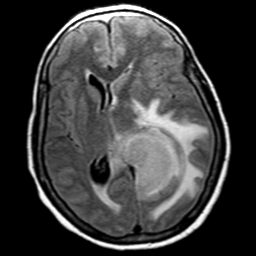
#> input picture data/Testingset/glioma/232a7fcfe950e9346c5490b903456b_big_gallery.png, 256 x 256 px; its folder holds only this picture in this run
$ python preprocesamiento.py --input ../data/Testingset/glioma --output out
#> lines starting #> are read from the running program, lines starting #| are printed output that depends on the picture; after the words box and inside, x2 and y2 are one past the last pixel; in counts of white or black regions, pixels touching at a corner belong together
#!/usr/bin/env python3
# -*- coding: utf-8 -*-
"""
Preprocesador MRI (layout por TUMOR) **SIN USAR MÁSCARAS**:
  <root>/<tumor>/**/<img>

— Recorta SOLO con bbox por contenido de la IMAGEN (no busca ni usa máscaras/borders).
— Pad a cuadrado y resize a --size.
— Normaliza por percentiles (1–99) SOLO a la imagen; (opcional) equalize.
— Ignora archivos de máscara/border presentes en el input como candidatos.
— Guarda las imágenes en <output>/<tumor>/<stem>.png (conserva estructura por clase).
— Reporte JSON con conteos básicos.

Uso típico:
  python preprocess_image_bbox_only.py ^
    --input  "C:/.../datasetlisto" ^
    --output "C:/.../datasetclean" ^
    --size 256 --equalize --verbose
"""

import argparse
import json
import sys
from pathlib import Path
from collections import Counter
from typing import List, Tuple

import numpy as np
from PIL import Image, ImageFile, ImageOps
ImageFile.LOAD_TRUNCATED_IMAGES = True

# ----------------- Configuración básica -----------------
ALLOWED_TUMORS = {'glioma', 'meningioma', 'pituitary', 'no_tumor'}
EXTS       = {'.png', '.jpg', '.jpeg', '.bmp', '.tif', '.tiff'}
OS_TRASH   = {'.DS_Store', 'Thumbs.db', 'desktop.ini'}

TUMOR_ALIASES = {
    'glioma': 'glioma', 'glio': 'glioma',
    'meningioma': 'meningioma', 'meningiomas': 'meningioma', 'meningiom': 'meningioma',
    'pituitary': 'pituitary', 'pit': 'pituitary', 'pituitaria': 'pituitary',
    'no_tumor': 'no_tumor', 'no-tumor': 'no_tumor', 'notumor': 'no_tumor', 'none': 'no_tumor', 'healthy': 'no_tumor'
}

def try_import_tqdm():
    try:
        from tqdm import tqdm
        return tqdm
    except Exception:
        def dummy(iterable, **kwargs): return iterable
        return dummy

tqdm = try_import_tqdm()

# ----------------- Utilidades de nombres -----------------
def normalize_tumor(name: str) -> str:
    key = name.strip().lower().replace(' ', '').replace('-', '_')
    key = key.replace('__', '_')
    return TUMOR_ALIASES.get(key, name.strip().lower())

def find_tumor_for(img_path: Path, root: Path) -> str:
    """Busca el tumor por los ancestros; si no lo encuentra, devuelve 'unknown'."""
    root = root.resolve()
    cur = img_path.parent.resolve()
    while True:
        if cur == cur.parent:
            break
        if str(cur).startswith(str(root)):
            tnorm = normalize_tumor(cur.name)
            if tnorm in ALLOWED_TUMORS:
                return tnorm
        if cur == root:
            break
        cur = cur.parent
    return "unknown"

def looks_like_mask_file(p: Path) -> bool:
    """Heurística para detectar máscaras/borders en el INPUT y NO contarlas como candidatos."""
    stem = p.stem.lower()
    parent = p.parent.name.lower()
    if stem.endswith("_mask") or stem.endswith("-mask") or stem.endswith(" mask"):
        return True
    if stem.endswith("_border") or stem.endswith("-border") or stem.endswith(" border"):
        return True
    if stem.endswith("_seg") or stem.endswith("-seg") or " seg " in stem:
        return True
    if stem.endswith("_label") or stem.endswith("-label") or " label " in stem:
        return True
    if stem.endswith("_msk") or stem.endswith("-msk"):
        return True
    if parent in ("mask", "masks", "seg", "segment", "segmentation", "labels", "label", "border", "borders"):
        return True
    return False

# ----------------- I/O & normalización -----------------
def load_grayscale_safe(p: Path) -> np.ndarray:
    with Image.open(p) as im:
        im = ImageOps.exif_transpose(im)
        if im.mode != 'L':
            im = im.convert('L')
        arr = np.array(im, dtype=np.uint8)
    return arr

def normalize_by_percentiles(arr_u8: np.ndarray, p_low=1.0, p_high=99.0) -> np.ndarray:
    lo = float(np.percentile(arr_u8, p_low))
    hi = float(np.percentile(arr_u8, p_high))
    if hi <= lo:
        hi = lo + 1.0
    arr = np.clip((arr_u8.astype(np.float32) - lo) / (hi - lo), 0.0, 1.0)
    arr = (arr * 255.0 + 0.5).astype(np.uint8)
    return arr

# ----------------- BBox por contenido (SOLO IMAGEN) -----------------
def crop_content_bbox(arr: np.ndarray, pct_threshold: float = 5.0, min_frac: float = 0.0005) -> Tuple[int,int,int,int]:
    """BBox por contenido (umbral dinámico). Fallback = imagen completa si no hay señal."""
    assert arr.ndim == 2, "Se espera imagen en escala de grises"
    try:
        thr = float(np.percentile(arr, pct_threshold))
    except Exception:
        thr = 0.0
    mask = arr > thr
    if mask.mean() < float(min_frac):
        try:
            thr2 = max(1.0, float(np.percentile(arr, 1.0)))
        except Exception:
            thr2 = 0.0
        mask = arr > thr2
        if mask.mean() < float(min_frac):
            return (0, 0, int(arr.shape[1]), int(arr.shape[0]))  # sin crop
    ys, xs = np.where(mask)
    if ys.size == 0 or xs.size == 0:
        return (0, 0, int(arr.shape[1]), int(arr.shape[0]))
    y0, y1 = int(ys.min()), int(ys.max())
    x0, x1 = int(xs.min()), int(xs.max())
    y0 = max(0, y0 - 2); x0 = max(0, x0 - 2)
    y1 = min(arr.shape[0] - 1, y1 + 2); x1 = min(arr.shape[1] - 1, x1 + 2)
    return (x0, y0, x1 + 1, y1 + 1)

def expand_bbox_to_min_side(x0, y0, x1, y1, min_side, H, W):
    """Expande bbox al menos a min_side por lado (si cabe)."""
    w = x1 - x0; h = y1 - y0
    if min(w, h) >= min_side:
        return x0, y0, x1, y1
    cx = (x0 + x1) // 2; cy = (y0 + y1) // 2
    half = int(round(min_side / 2.0))
    nx0 = max(0, cx - half); ny0 = max(0, cy - half)
    nx1 = min(W, cx + half); ny1 = min(H, cy + half)
    if (nx1 - nx0) < min_side:
        if nx0 == 0: nx1 = min(W, nx0 + min_side)
        elif nx1 == W: nx0 = max(0, nx1 - min_side)
    if (ny1 - ny0) < min_side:
        if ny0 == 0: ny1 = min(H, ny0 + min_side)
        elif ny1 == H: ny0 = max(0, ny1 - min_side)
    return nx0, ny0, nx1, ny1

# ----------------- Prepro de IMAGEN (sin máscara) -----------------
def preprocess_image_bbox_only(
    arr_img_u8: np.ndarray,
    size: int = 256,
    do_equalize: bool = False,
    replicate_to_rgb: bool = False,
    crop_pct_threshold: float = 5.0,
    min_side_after_crop: int = 16
) -> Image.Image:
    """
    — Bbox SOLO desde IMAGEN con percentil de contenido.
    — Pad a cuadrado + resize (BICUBIC).
    — Normalización por percentiles (1–99) y (opcional) equalize.
    """
    H, W = arr_img_u8.shape[:2]

    # 1) BBox por imagen
    x0, y0, x1, y1 = crop_content_bbox(arr_img_u8, pct_threshold=crop_pct_threshold)
    if (x1 - x0) <= 0 or (y1 - y0) <= 0:
        x0, y0, x1, y1 = 0, 0, W, H

    x0, y0, x1, y1 = expand_bbox_to_min_side(x0, y0, x1, y1, int(min_side_after_crop), H, W)

    # 2) Recorte y pad a cuadrado
    crop_img = arr_img_u8[y0:y1, x0:x1]
    h, w = crop_img.shape
    side = max(h, w)
    y_off = (side - h) // 2
    x_off = (side - w) // 2

    canvas_img = np.zeros((side, side), dtype=np.uint8)
    canvas_img[y_off:y_off + h, x_off:x_off + w] = crop_img

    # 3) Resize + normalización + opcional equalize
    if side != int(size):
        pil_img = Image.fromarray(canvas_img, mode='L').resize((size, size), resample=Image.BICUBIC)
    else:
        pil_img = Image.fromarray(canvas_img, mode='L')

    arr2 = normalize_by_percentiles(np.array(pil_img, dtype=np.uint8), 1.0, 99.0)
    pil_img = Image.fromarray(arr2, mode='L')
    if do_equalize:
        pil_img = ImageOps.equalize(pil_img)

    if replicate_to_rgb:
        pil_img = Image.merge('RGB', (pil_img, pil_img, pil_img))

    return pil_img

# ----------------- Auditoría + Procesamiento (sin máscara) -----------------
def audit_and_process_no_mask(
    root: Path,
    outdir: Path,
    size: int = 256,
    do_equalize: bool = False,
    replicate_to_rgb: bool = False,
    audit_only: bool = False,
    min_side_after_crop: int = 16,
    crop_pct_threshold: float = 5.0,
    verbose: bool = False
):
    """
    Recorre el dataset, recorta por IMAGEN, pad+resize y guarda (size x size).
    Guarda la imagen como <stem>.png bajo <output>/<tumor>/.
    """
    if not root.exists():
        print("[ERROR] Input no existe: {}".format(root), file=sys.stderr)
        sys.exit(1)

    reasons = Counter()
    samples = {}
    totals = {'candidates': 0, 'processed': 0, 'failed_open': 0, 'unknown_tumor': 0, 'ignored_mask_like': 0}

    if not audit_only:
        outdir.mkdir(parents=True, exist_ok=True)

    # Candidatos: imágenes reales (no máscaras)
    all_files = [p for p in root.rglob('*') if p.is_file()]
    candidate_imgs: List[Path] = []
    for p in all_files:
        if p.name in OS_TRASH:
            continue
        if p.suffix.lower() not in EXTS:
            continue
        if looks_like_mask_file(p):
            totals['ignored_mask_like'] += 1
            continue
        candidate_imgs.append(p)
    totals['candidates'] = len(candidate_imgs)

    for img in tqdm(candidate_imgs, desc="Procesando", unit="img"):
        tumor = find_tumor_for(img, root)
        if tumor not in ALLOWED_TUMORS:
            totals['unknown_tumor'] += 1
            if verbose:
                print(f"[SKIP] Clase/tumor no reconocido para {img}")
            continue

        try:
            arr_img = load_grayscale_safe(img)
        except Exception:
            totals['failed_open'] += 1
            samples.setdefault('failed_open_example', str(img))
            if verbose:
                print(f"[OPEN] No se pudo abrir imagen: {img}")
            continue

        pil_img = preprocess_image_bbox_only(
            arr_img_u8=arr_img,
            size=int(size),
            do_equalize=bool(do_equalize),
            replicate_to_rgb=bool(replicate_to_rgb),
            crop_pct_threshold=float(crop_pct_threshold),
            min_side_after_crop=int(min_side_after_crop)
        )

        reasons['ok'] += 1
        totals['processed'] += 1

        if not audit_only:
            out_parent = outdir / tumor
            out_parent.mkdir(parents=True, exist_ok=True)
            out_img_path = out_parent / (img.stem + ".png")
            try:
                pil_img.save(out_img_path, format='PNG', optimize=False)
                if verbose:
                    print(f"[SAVE] img -> {out_img_path}")
            except Exception:
                reasons['cannot_save'] += 1
                samples.setdefault('cannot_save_example', str(out_img_path))

    # Resumen + Reporte
    print("\n=== RESUMEN (SIN MÁSCARAS) ===")
    print("Candidatos (imágenes reales): {}".format(totals['candidates']))
    print("Procesados (OK): {}".format(totals['processed']))
    print("Ignorados por parecer máscara/border: {}".format(totals['ignored_mask_like']))
    if totals['failed_open'] > 0:
        print("No se pudieron abrir: {}   ej: {}".format(totals['failed_open'], samples.get('failed_open_example')))
    if totals['unknown_tumor'] > 0:
        print("Saltadas por tumor desconocido: {}".format(totals['unknown_tumor']))

    report = {
        'layout': 'tumor_only',
        'totals': totals,
        'reasons': dict(reasons),
        'samples': samples,
    }
    try:
        outdir.mkdir(parents=True, exist_ok=True)
        report_path = outdir / "preprocess_audit_report.json"
        with open(report_path, 'w', encoding='utf-8') as f:
            json.dump(report, f, ensure_ascii=False, indent=2)
        print("\nReporte JSON: {}".format(report_path))
    except Exception as e:
        print("[WARN] No se pudo escribir reporte JSON: {}".format(e))

    return reasons, samples, totals

# ----------------- CLI -----------------
def build_argparser():
    p = argparse.ArgumentParser(description="Recorta SOLO con bbox por IMAGEN; salida size×size (ignora máscaras).")
    p.add_argument('--input', type=str,  required=True, help="Path to input dataset directory")
    p.add_argument('--output', type=str, required=True, help="Path to output (cleaned) directory")
    p.add_argument('--size', type=int, default=256, help="Tamaño final (lado) de imagen")
    p.add_argument('--equalize', action='store_true', help="Equalize (ImageOps) solo a la imagen")
    p.add_argument('--replicate-to-rgb', action='store_true', help="Replicar canal L a RGB para backbones preentrenados")
    p.add_argument('--audit-only', action='store_true', help="Solo auditoría (no guarda archivos)")
    p.add_argument('--min-side', type=int, default=16, help="Mínimo lado del bbox (se expande si cabe)")
    p.add_argument('--crop-pct-thr', type=float, default=5.0, help="Percentil para bbox por contenido en IMAGEN")
    p.add_argument('--verbose', action='store_true', help='Imprimir rutas guardadas y skips.')
    return p

def main():
    args = build_argparser().parse_args()
    root = Path(args.input)
    outdir = Path(args.output) if args.output else Path("./processed_out")

    audit_and_process_no_mask(
        root=root,
        outdir=outdir,
        size=int(args.size),
        do_equalize=bool(args.equalize),
        replicate_to_rgb=bool(args.replicate_to_rgb),
        audit_only=bool(args.audit_only),
        min_side_after_crop=int(args.min_side),
        crop_pct_threshold=float(args.crop_pct_thr),
        verbose=bool(args.verbose),
    )
#> in load_grayscale_safe, im is the input picture: PIL image 256x256 L; min 0, max 255, mean 60.8
#> in crop_content_bbox, `thr = float(np.percentile(arr, pct_threshold))`: thr = 0
#> in crop_content_bbox, `mask = arr > thr`:
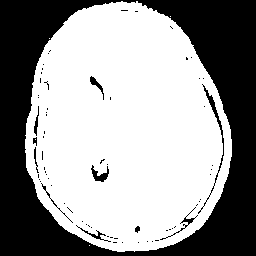
#> mask: shape (256, 256) bool; 60.2% white; 70 black regions (59 under 20 px), largest, box (x1, y1, x2, y2) and area: (0, 0, 256, 256) 25073, (198, 84, 224, 214) 268, (91, 165, 109, 182) 134
#> in crop_content_bbox, `y0, y1 = int(ys.min()), int(ys.max())`: y0 = 1; y1 = 251
#> in crop_content_bbox, `x0, x1 = int(xs.min()), int(xs.max())`: x0 = 25; x1 = 231
#> in crop_content_bbox, `y0 = max(0, y0 - 2)`: y0 = 0
#> in crop_content_bbox, `x0 = max(0, x0 - 2)`: x0 = 23
#> in crop_content_bbox, `y1 = min(arr.shape[0] - 1, y1 + 2)`: y1 = 253
#> in crop_content_bbox, `x1 = min(arr.shape[1] - 1, x1 + 2)`: x1 = 233
#> in preprocess_image_bbox_only, `x0, y0, x1, y1 = crop_content_bbox(arr_img_u8, pct_threshold=crop_pct_..`: x0 = 23; y0 = 0; x1 = 234; y1 = 254
#> in expand_bbox_to_min_side, `w = x1 - x0`: w = 211
#> in expand_bbox_to_min_side, `h = y1 - y0`: h = 254
#> in preprocess_image_bbox_only, `crop_img = arr_img_u8[y0:y1, x0:x1]`:
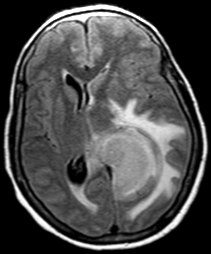
#> crop_img: shape (254, 211); min 0, max 255, mean 74.4
#> in preprocess_image_bbox_only, `canvas_img[y_off:y_off + h, x_off:x_off + w] = crop_img`:
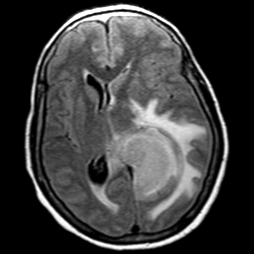
#> canvas_img: shape (254, 254); min 0, max 255, mean 61.8
#> in preprocess_image_bbox_only, `pil_img = Image.fromarray(canvas_img, mode='L').resize((size, size), r..`:
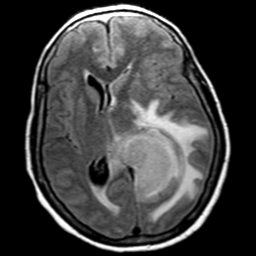
#> pil_img: PIL image 256x256 L; min 0, max 255, mean 61.8
#> in normalize_by_percentiles, `lo = float(np.percentile(arr_u8, p_low))`: lo = 0
#> in normalize_by_percentiles, `hi = float(np.percentile(arr_u8, p_high))`: hi = 250

if __name__ == "__main__":
    main()
